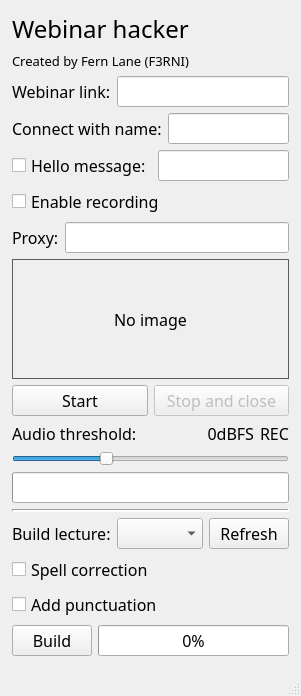
<?xml version="1.0" encoding="UTF-8"?>
<ui version="4.0">
 <author>Fern Lane</author>
 <class>MainWindow</class>
 <widget class="QMainWindow" name="MainWindow">
  <property name="geometry">
   <rect>
    <x>0</x>
    <y>0</y>
    <width>276</width>
    <height>666</height>
   </rect>
  </property>
  <property name="font">
   <font>
    <family>Calibri Light</family>
    <pointsize>12</pointsize>
   </font>
  </property>
  <property name="windowTitle">
   <string>Pulsely</string>
  </property>
  <property name="layoutDirection">
   <enum>Qt::LeftToRight</enum>
  </property>
  <widget class="QWidget" name="centralwidget">
   <layout class="QVBoxLayout" name="verticalLayout_3">
    <property name="leftMargin">
     <number>12</number>
    </property>
    <property name="topMargin">
     <number>12</number>
    </property>
    <property name="rightMargin">
     <number>12</number>
    </property>
    <property name="bottomMargin">
     <number>12</number>
    </property>
    <item>
     <layout class="QVBoxLayout" name="verticalLayout">
      <item>
       <widget class="QLabel" name="app_title">
        <property name="font">
         <font>
          <pointsize>18</pointsize>
         </font>
        </property>
        <property name="text">
         <string>Webinar hacker</string>
        </property>
       </widget>
      </item>
      <item>
       <widget class="QLabel" name="label_11">
        <property name="font">
         <font>
          <pointsize>10</pointsize>
         </font>
        </property>
        <property name="text">
         <string>Created by Fern Lane (F3RNI)</string>
        </property>
       </widget>
      </item>
     </layout>
    </item>
    <item>
     <layout class="QHBoxLayout" name="horizontalLayout_3">
      <item>
       <widget class="QLabel" name="label_3">
        <property name="text">
         <string>Webinar link:</string>
        </property>
       </widget>
      </item>
      <item>
       <widget class="QLineEdit" name="line_edit_link"/>
      </item>
     </layout>
    </item>
    <item>
     <layout class="QHBoxLayout" name="horizontalLayout">
      <item>
       <widget class="QLabel" name="label">
        <property name="text">
         <string>Connect with name:</string>
        </property>
       </widget>
      </item>
      <item>
       <widget class="QLineEdit" name="line_edit_name"/>
      </item>
     </layout>
    </item>
    <item>
     <layout class="QHBoxLayout" name="horizontalLayout_2">
      <item>
       <widget class="QCheckBox" name="check_box_hello_message">
        <property name="text">
         <string>Hello message:</string>
        </property>
       </widget>
      </item>
      <item>
       <widget class="QLineEdit" name="line_edit_hello_message"/>
      </item>
     </layout>
    </item>
    <item>
     <widget class="QCheckBox" name="check_box_recording">
      <property name="text">
       <string>Enable recording</string>
      </property>
     </widget>
    </item>
    <item>
     <layout class="QHBoxLayout" name="horizontalLayout_4">
      <item>
       <widget class="QLabel" name="label_2">
        <property name="text">
         <string>Proxy:</string>
        </property>
       </widget>
      </item>
      <item>
       <widget class="QLineEdit" name="line_edit_proxy"/>
      </item>
     </layout>
    </item>
    <item>
     <widget class="QLabel" name="preview_label">
      <property name="sizePolicy">
       <sizepolicy hsizetype="Expanding" vsizetype="Expanding">
        <horstretch>0</horstretch>
        <verstretch>0</verstretch>
       </sizepolicy>
      </property>
      <property name="minimumSize">
       <size>
        <width>160</width>
        <height>120</height>
       </size>
      </property>
      <property name="sizeIncrement">
       <size>
        <width>0</width>
        <height>0</height>
       </size>
      </property>
      <property name="styleSheet">
       <string notr="true">border: 1px solid #5c5c5c;</string>
      </property>
      <property name="text">
       <string>No image</string>
      </property>
      <property name="alignment">
       <set>Qt::AlignCenter</set>
      </property>
     </widget>
    </item>
    <item>
     <layout class="QHBoxLayout" name="horizontalLayout_5">
      <item>
       <widget class="QPushButton" name="btn_browser_open">
        <property name="text">
         <string>Start</string>
        </property>
       </widget>
      </item>
      <item>
       <widget class="QPushButton" name="btn_browser_stop">
        <property name="enabled">
         <bool>false</bool>
        </property>
        <property name="text">
         <string>Stop and close</string>
        </property>
       </widget>
      </item>
     </layout>
    </item>
    <item>
     <layout class="QVBoxLayout" name="verticalLayout_2">
      <item>
       <layout class="QHBoxLayout" name="horizontalLayout_8">
        <item>
         <widget class="QLabel" name="label_5">
          <property name="text">
           <string>Audio threshold:</string>
          </property>
         </widget>
        </item>
        <item>
         <widget class="QLabel" name="label_audio_threshold">
          <property name="layoutDirection">
           <enum>Qt::LeftToRight</enum>
          </property>
          <property name="text">
           <string>0dBFS</string>
          </property>
          <property name="alignment">
           <set>Qt::AlignRight|Qt::AlignTrailing|Qt::AlignVCenter</set>
          </property>
         </widget>
        </item>
        <item>
         <widget class="QLabel" name="label_rec">
          <property name="sizePolicy">
           <sizepolicy hsizetype="Fixed" vsizetype="Preferred">
            <horstretch>0</horstretch>
            <verstretch>0</verstretch>
           </sizepolicy>
          </property>
          <property name="text">
           <string>REC</string>
          </property>
         </widget>
        </item>
       </layout>
      </item>
      <item>
       <widget class="QSlider" name="slider_audio_threshold">
        <property name="minimum">
         <number>-60</number>
        </property>
        <property name="maximum">
         <number>0</number>
        </property>
        <property name="value">
         <number>-40</number>
        </property>
        <property name="orientation">
         <enum>Qt::Horizontal</enum>
        </property>
       </widget>
      </item>
      <item>
       <widget class="QProgressBar" name="progressBar_audio">
        <property name="minimum">
         <number>-60</number>
        </property>
        <property name="maximum">
         <number>0</number>
        </property>
        <property name="value">
         <number>-60</number>
        </property>
        <property name="textVisible">
         <bool>false</bool>
        </property>
       </widget>
      </item>
     </layout>
    </item>
    <item>
     <widget class="Line" name="line">
      <property name="lineWidth">
       <number>2</number>
      </property>
      <property name="orientation">
       <enum>Qt::Horizontal</enum>
      </property>
     </widget>
    </item>
    <item>
     <layout class="QHBoxLayout" name="horizontalLayout_6">
      <item>
       <widget class="QLabel" name="label_4">
        <property name="text">
         <string>Build lecture:</string>
        </property>
       </widget>
      </item>
      <item>
       <widget class="QComboBox" name="combo_box_recordings">
        <property name="sizePolicy">
         <sizepolicy hsizetype="Expanding" vsizetype="Fixed">
          <horstretch>0</horstretch>
          <verstretch>0</verstretch>
         </sizepolicy>
        </property>
       </widget>
      </item>
      <item>
       <widget class="QPushButton" name="btn_refresh">
        <property name="text">
         <string>Refresh</string>
        </property>
       </widget>
      </item>
     </layout>
    </item>
    <item>
     <widget class="QCheckBox" name="spell_correction">
      <property name="text">
       <string>Spell correction</string>
      </property>
     </widget>
    </item>
    <item>
     <widget class="QCheckBox" name="punctuation_correction">
      <property name="text">
       <string>Add punctuation</string>
      </property>
     </widget>
    </item>
    <item>
     <layout class="QHBoxLayout" name="horizontalLayout_7">
      <item>
       <widget class="QPushButton" name="btn_build">
        <property name="text">
         <string>Build</string>
        </property>
       </widget>
      </item>
      <item>
       <widget class="QProgressBar" name="progressBar">
        <property name="minimum">
         <number>0</number>
        </property>
        <property name="maximum">
         <number>100</number>
        </property>
        <property name="value">
         <number>0</number>
        </property>
        <property name="textVisible">
         <bool>true</bool>
        </property>
        <property name="invertedAppearance">
         <bool>false</bool>
        </property>
       </widget>
      </item>
     </layout>
    </item>
   </layout>
  </widget>
  <widget class="QMenuBar" name="menubar">
   <property name="geometry">
    <rect>
     <x>0</x>
     <y>0</y>
     <width>276</width>
     <height>21</height>
    </rect>
   </property>
  </widget>
  <widget class="QStatusBar" name="statusbar"/>
 </widget>
 <resources/>
 <connections/>
</ui>
